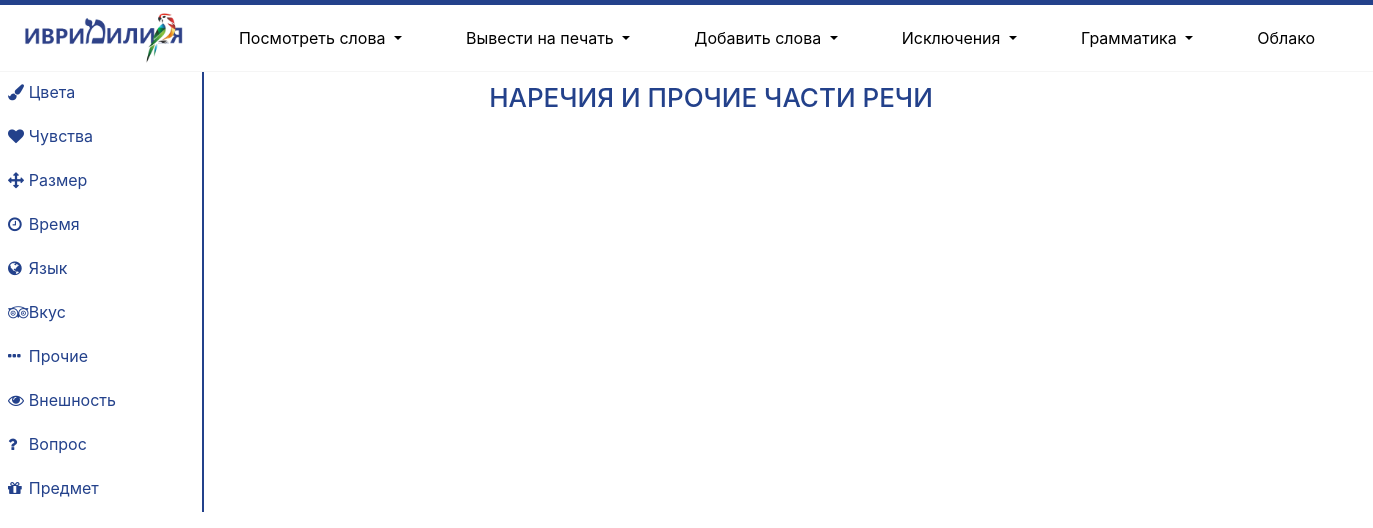
/adverbs/1/, run on the app's committed database.
### mycards/models.py (models this page shows, shortened)
class Topic(models.Model):
    category = models.CharField(max_length=25, verbose_name='Категория')
    name = models.CharField(max_length=25, verbose_name='Название', null=True)
    name_icon = models.CharField(max_length=25, verbose_name='Иконка', null=True)

### mycards/views.py (the view, shortened to what this page needs)
# urls.py: path('adverbs/<int:topic>/', views.adverbs_filter, name='adverbs_filter'),
def adverbs_filter(request, topic):
    topics = Topic.objects.exclude(pk=0)
    adverbs = Word.objects.filter(type_id__in=[11, 13, 14, 15, 16, 17])
    adverbs = adverbs.filter(topic=topic)
    adverbs_info = []
    form_type = FormType.objects.all()
    adverbs_info = sorted(adverbs_info, key=lambda word: word['translation'], reverse=False)
    return render(request, "mycards/adverbs.html", {'adverbs_info': adverbs_info, 'topics': topics, 'title': 'НАРЕЧИЯ'})

### mycards/templates/mycards/adverbs.html (shortened to what this page needs)
{% extends 'mycards/base.html' %}
{% load custom_tags %}
{% load static %}
{% block container %}
{% load crispy_forms_tags %}
<div class="row">
    <div class="col-2">
        <ul class="nav flex-column" style="border-right: 2px solid #23418b">
            {% for topic in topics %}
            <div class="row align-items-center p-0 m-0">
                <div class="col-1 m-0 p-0 text-right">
                    {% if topic.name_icon != None %}<i class="fa {{ topic.name_icon }} text-right pb-1 pl-2" aria-hidden="true" style="color: #23418b"></i> {% endif %}
                </div>
                <div class="col-11 m-0 p-0">
                    <li class="nav-item p-0 m-0">
                    <a class="nav-link pl-2 pb-2 mb-1 ml-1" href="{% url 'adverbs_filter' topic.pk %}" style="color: #23418b">{{ topic.category }}</a>
                    </li>
                </div>
            </div>
            {% endfor %}
        </ul>
    </div>
    <div class="col-10">
        <div class="container">
            <div class="col-10">
                <h1 class="text-center">НАРЕЧИЯ И ПРОЧИЕ ЧАСТИ РЕЧИ</h1>
            </div>
        </div>
    </div>
</div>
{% endblock %}

### mycards/static/css/style.css (style rules this page uses)
h1 { font-size: 26px; text-transform: uppercase; color: #23418b; margin-top: 10px; margin-bottom: 10px; padding-bottom: 0px; }

### data on the page
Topic: category "Цвета"
Topic: category "Чувства"
Topic: category "Размер"
Topic: category "Время"
Topic: category "Язык"
Topic: category "Вкус"
Topic: category "Прочие"
Topic: category "Внешность"
Topic: category "Вопрос"
Topic: category "Предмет"
